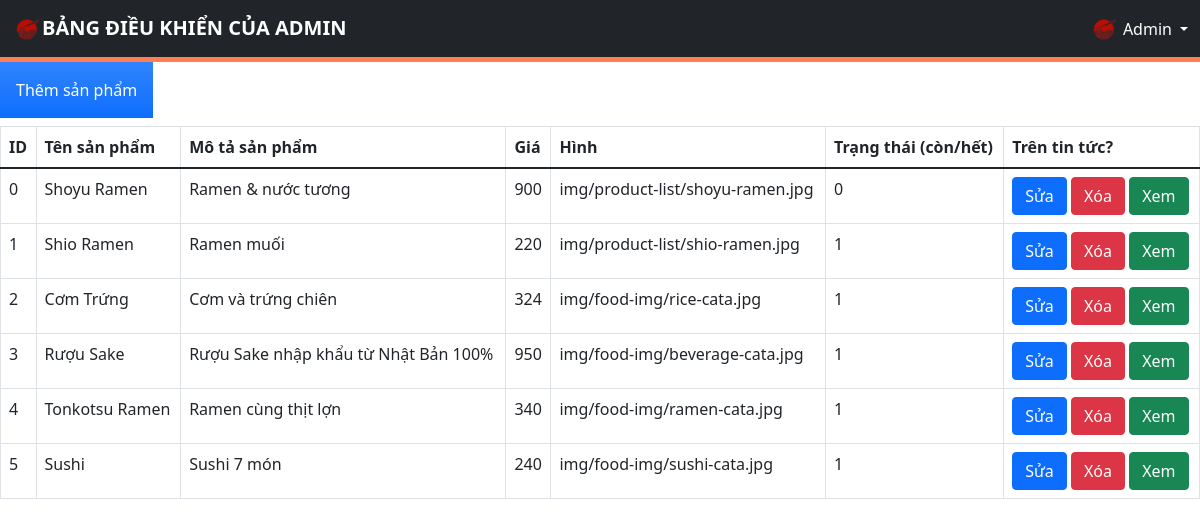
/admin/productManagement.php, run on the app's committed database.
### tables this page shows
CREATE TABLE `product` (
  `id` int(10) UNSIGNED NOT NULL,
  `name` varchar(100) NOT NULL,
  `description` text NOT NULL,
  `price` float UNSIGNED NOT NULL,
  `img_path` text NOT NULL,
  `status` tinyint(1) NOT NULL DEFAULT 1 COMMENT '0: hết hàng, 1: còn hàng'
);

### admin/productManagement.php (the view, shortened to what this page needs)
<!DOCTYPE html>
<html lang="en">
<head>
  <link href="https://cdnjs.cloudflare.com/ajax/libs/font-awesome/5.9.0/css/all.min.css" rel="stylesheet">
  <link href="https://cdn.jsdelivr.net/npm/bootstrap@5.1.3/dist/css/bootstrap.min.css" rel="stylesheet">
  <link rel="stylesheet" href="admin-styles/styles.css">
</head>
<body>
  <div>
    <?php $IPATH = $_SERVER["DOCUMENT_ROOT"]."/btl-web/admin/";
    include($IPATH."navbar.php");?>
  </div>
    <form method="post" action="productManagement.php">
      <a href="newProduct.php"><input type="button" class="p-3 mb-2 bg-primary bg-gradient text-white" value="Thêm sản phẩm"></a>
    </form>
    <?php
      include('../config/config.php');
      echo "<table class='table table-bordered'>
              <tr>
                  <th>ID</th>
                  <th>Tên sản phẩm</th>
                  <th>Mô tả sản phẩm</th>
                  <th>Giá</th>
                  <th>Hình</th>
                  <th>Trạng thái (còn/hết)</th>
                  <th>Trên tin tức?</th>
              </tr>
              <tbody>";
      $sql = "SELECT * from product";
      $result = $conn->query($sql);
      if ($result->num_rows > 0) {
        while ($row = $result->fetch_assoc()) {
          $id = $row['id'];
          $name = $row['name'];
          $description = $row['description'];
          $price = $row['price'];
          $img_path = $row['img_path'];
          $status = $row['status'];
          echo "<tr>
                  <td>" . $id . "</td>
                  <td>" . $name . "</td>
                  <td>" . $description . "</td>
                  <td>" . $price . "</td>
                  <td>" . $img_path . "</td>
                  <td>" . $status . "</td>
                  <td>
                    <a href='editProduct.php?id=$id&name=$name&description=$description&price=$price&img_path=$img_path&status=$status'
                      class='btn btn-primary m-r-1em' name='edit'>Sửa</a>
                    <a href='deleteProduct.php?id=$id' class='btn btn-danger'>Xóa</a>
                    <a href='../productInfo.php?prod_id=$id' class='btn btn-success'>Xem</a>
                  </td>
                </tr>";
        }
        echo "</tbody></table>";
      }
    ?>
</body>
</html>

### admin/admin-styles/styles.css (style rules this page uses)
:root { --color: #e74c3c; --border: 5px solid #e74c3c; --gray: #57606f; --bg: rgba(255, 255, 255, 0.3); }

### admin/admin-styles/adminButton.css (style rules this page uses)
* { margin: 0; padding: 0; box-sizing: border-box; outline: none; border: none; text-decoration: none; transition: 0.2s linear; }
:root { --color: #ff7f50; --border: 5px solid #ff7f50; --gray: #57606f; --bg: rgba(255, 255, 255, 0.3); }

### data on the page
product: id "0", name "Shoyu Ramen", description "Ramen & nước tương", price "900", img_path "img/product-list/shoyu-ramen.jpg", status "0"
product: id "1", name "Shio Ramen", description "Ramen muối", price "220", img_path "img/product-list/shio-ramen.jpg", status "1"
product: id "2", name "Cơm Trứng", description "Cơm và trứng chiên", price "324", img_path "img/food-img/rice-cata.jpg", status "1"
product: id "3", name "Rượu Sake", description "Rượu Sake nhập khẩu từ Nhật Bản 100%", price "950", img_path "img/food-img/beverage-cata.jpg", status "1"
product: id "4", name "Tonkotsu Ramen", description "Ramen cùng thịt lợn", price "340", img_path "img/food-img/ramen-cata.jpg", status "1"
product: id "5", name "Sushi", description "Sushi 7 món", price "240", img_path "img/food-img/sushi-cata.jpg", status "1"
